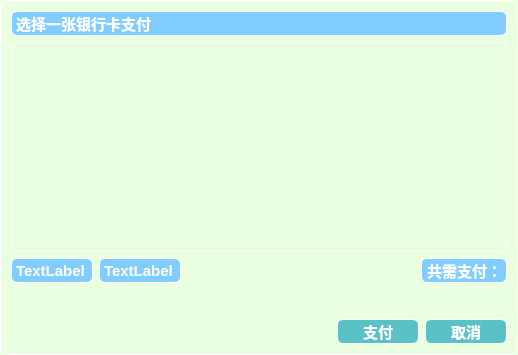
<?xml version="1.0" encoding="UTF-8"?>
<ui version="4.0">
 <class>PayDialog</class>
 <widget class="QDialog" name="PayDialog">
  <property name="geometry">
   <rect>
    <x>0</x>
    <y>0</y>
    <width>518</width>
    <height>355</height>
   </rect>
  </property>
  <property name="maximumSize">
   <size>
    <width>518</width>
    <height>740</height>
   </size>
  </property>
  <property name="windowTitle">
   <string>支付</string>
  </property>
  <property name="windowIcon">
   <iconset resource="resource.qrc">
    <normaloff>:/new/icons/wallet.png</normaloff>:/new/icons/wallet.png</iconset>
  </property>
  <property name="styleSheet">
   <string notr="true">QDialog{
	border:0.5px solid white;
	border-radius:6px;
	
	background-color: rgb(233, 255, 224);
	min-width:80px;
	font-family:&quot;Microsoft YaHei&quot;;
	font-size:11pt;
	font-weight:bold;
	color:white;
}

</string>
  </property>
  <layout class="QVBoxLayout" name="verticalLayout">
   <item>
    <widget class="QLabel" name="label">
     <property name="font">
      <font>
       <family>Microsoft YaHei</family>
       <pointsize>11</pointsize>
       <bold>true</bold>
      </font>
     </property>
     <property name="styleSheet">
      <string notr="true">QLabel {
	border: 0.5px solid white;
	border-radius: 6px;
	background-color: rgb(130, 205, 255);
	min-width: 80px;
	font-family: &quot;Microsoft YaHei&quot;;
	font-size: 11pt;
	font-weight: bold;
	color: white;
}

</string>
     </property>
     <property name="text">
      <string>选择一张银行卡支付</string>
     </property>
    </widget>
   </item>
   <item>
    <widget class="QTableWidget" name="tableWidget">
     <property name="minimumSize">
      <size>
       <width>82</width>
       <height>200</height>
      </size>
     </property>
     <property name="styleSheet">
      <string notr="true">QTableWidget{
	border:0.5px solid white;
	border-radius:6px;
	
	background-color: rgb(233, 255, 224);
	min-width:80px;
	font-family:&quot;Microsoft YaHei&quot;;
	font-size:11pt;
	font-weight:bold;
	color:white;
}

</string>
     </property>
     <property name="editTriggers">
      <set>QAbstractItemView::NoEditTriggers</set>
     </property>
    </widget>
   </item>
   <item>
    <layout class="QHBoxLayout" name="horizontalLayout">
     <item>
      <widget class="QLabel" name="waitGifL">
       <property name="styleSheet">
        <string notr="true">QLabel {
	border: 0.5px solid white;
	border-radius: 6px;
	background-color: rgb(130, 205, 255);
	min-width: 80px;
	font-family: &quot;Microsoft YaHei&quot;;
	font-size: 11pt;
	font-weight: bold;
	color: white;
}

</string>
       </property>
       <property name="text">
        <string>TextLabel</string>
       </property>
      </widget>
     </item>
     <item>
      <widget class="QLabel" name="waitL">
       <property name="styleSheet">
        <string notr="true">QLabel {
	border: 0.5px solid white;
	border-radius: 6px;
	background-color: rgb(130, 205, 255);
	min-width: 80px;
	font-family: &quot;Microsoft YaHei&quot;;
	font-size: 11pt;
	font-weight: bold;
	color: white;
}

</string>
       </property>
       <property name="text">
        <string>TextLabel</string>
       </property>
      </widget>
     </item>
     <item>
      <spacer name="horizontalSpacer">
       <property name="orientation">
        <enum>Qt::Horizontal</enum>
       </property>
       <property name="sizeHint" stdset="0">
        <size>
         <width>40</width>
         <height>20</height>
        </size>
       </property>
      </spacer>
     </item>
     <item>
      <widget class="QLabel" name="moneyL">
       <property name="font">
        <font>
         <family>Microsoft YaHei</family>
         <pointsize>11</pointsize>
         <bold>true</bold>
        </font>
       </property>
       <property name="styleSheet">
        <string notr="true">QLabel {
	border: 0.5px solid white;
	border-radius: 6px;
	background-color: rgb(130, 205, 255);
	min-width: 80px;
	font-family: &quot;Microsoft YaHei&quot;;
	font-size: 11pt;
	font-weight: bold;
	color: white;
}

</string>
       </property>
       <property name="text">
        <string>共需支付：</string>
       </property>
       <property name="alignment">
        <set>Qt::AlignRight|Qt::AlignTrailing|Qt::AlignVCenter</set>
       </property>
      </widget>
     </item>
    </layout>
   </item>
   <item>
    <spacer name="verticalSpacer">
     <property name="orientation">
      <enum>Qt::Vertical</enum>
     </property>
     <property name="sizeType">
      <enum>QSizePolicy::Fixed</enum>
     </property>
     <property name="sizeHint" stdset="0">
      <size>
       <width>20</width>
       <height>30</height>
      </size>
     </property>
    </spacer>
   </item>
   <item>
    <layout class="QHBoxLayout" name="horizontalLayout_2">
     <item>
      <spacer name="horizontalSpacer_2">
       <property name="orientation">
        <enum>Qt::Horizontal</enum>
       </property>
       <property name="sizeHint" stdset="0">
        <size>
         <width>40</width>
         <height>20</height>
        </size>
       </property>
      </spacer>
     </item>
     <item>
      <widget class="QPushButton" name="payB">
       <property name="styleSheet">
        <string notr="true">QPushButton {
	border: 0.5px solid white;
	border-radius: 6px;
	background-color: rgb(90, 194, 198);
	min-width: 80px;
	font-family: &quot;Microsoft YaHei&quot;;
	font-size: 11pt;
	font-weight: bold;
	color: white;
}

QPushButton:hover {
	background-color: #1fab89;
}

QPushButton:pressed {
	background-color: #178f75;
}

QPushButton:disabled {
	background-color: gray;
	color: lightgray;
}
</string>
       </property>
       <property name="text">
        <string>支付</string>
       </property>
      </widget>
     </item>
     <item>
      <widget class="QPushButton" name="cancelB">
       <property name="styleSheet">
        <string notr="true">QPushButton {
	border: 0.5px solid white;
	border-radius: 6px;
	background-color: rgb(90, 194, 198);
	min-width: 80px;
	font-family: &quot;Microsoft YaHei&quot;;
	font-size: 11pt;
	font-weight: bold;
	color: white;
}

QPushButton:hover {
	background-color: #1fab89;
}

QPushButton:pressed {
	background-color: #178f75;
}

QPushButton:disabled {
	background-color: gray;
	color: lightgray;
}
</string>
       </property>
       <property name="text">
        <string>取消</string>
       </property>
      </widget>
     </item>
    </layout>
   </item>
  </layout>
 </widget>
 <resources>
  <include location="resource.qrc"/>
 </resources>
 <connections/>
</ui>
